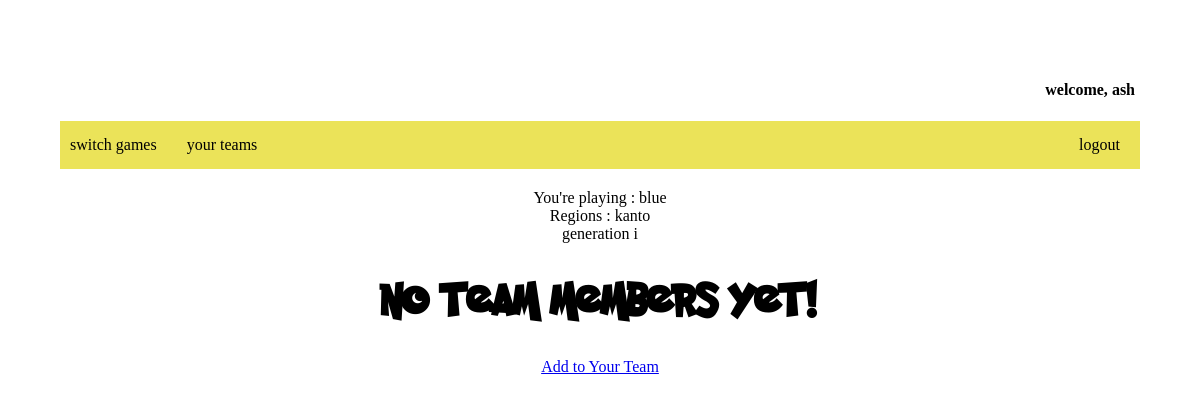
The page /your_team?games=blue (signed in) on the database its author committed.
### build_team/models.py (models this page shows)
class Game(models.Model):
    name = models.CharField(max_length=255,unique=True)
    region = models.CharField(max_length=255)
    gen = models.CharField(max_length=255)
    gen_roman = models.CharField(max_length=255)
    url = models.CharField(max_length=255)
    group_name = models.CharField(max_length=255)
    has_gyms = models.BooleanField()
    color = models.CharField(max_length=12)
    def __str__(self):
        return self.name

### build_team/views.py (the view)
    def logged_in(request):
        if request.user.is_authenticated:
            return func(request)
        else:
            return redirect('login')

### build_team/views.py (called while the page is built)
def verify_login(func):
    def logged_in(request):
        if request.user.is_authenticated:
            return func(request)
        else:
            return redirect('login')
    return logged_in

@verify_login
def team_view(request,error=''):
    game_txt = request.GET.get('games')
    game = Game.objects.get(name=game_txt)
    try:
        team = Team.objects.get(user=request.user,game=game)
        has_team = True
        your_team = create_team(request.user,game)
        team_count = len(your_team)
    except:
        has_team = False
        your_team = []
        team_count = 0
    return render(request, "build_team/your_team.html", {
        'error' : error,
        'game' : game,
        'has_team' : has_team,
        'team' : your_team,
        'team_count' : team_count
    })

### build_team/templates/build_team/your_team.html (shortened to what this page needs)
{% extends "build_team/layout.html" %}
{% load static %}
{% block body %}
<div>
    You're playing : {{game}}
    <br>
    Regions : {{game.region}}
    <br>
    generation {{game.gen_roman}}
</div>
{% if has_team %}
<h1>Your Team!</h1>
{% if error %}
<div class="error_red">
    {{error}}
</div>
{% endif %}
    <div class="team_row">
        {% for member in team %}
            <div class="team_column_container">
                <div class="team_column">
                    <div class="info_bit"> # {{member.id}} </div>
                    <div class="info_bit"> <img src="{{member.sprite}}"> </div>
                    <div class="info_bit"> {{member}} </div>
                </div>
                <form action="{% url 'pokeremove' %}?games={{game}}" method="post">
                    {% csrf_token %}
                    <input type="hidden" id="game" name="games" value="{{game}}">
                    <button id="poke_id" name="poke_id" value="{{member.id}}">remove</button>
                </form>
            </div>
        {% endfor %}
    </div>
{% else %}
    <h1>No Team Members Yet!</h1>
{% endif %}
<div class="team_buttons">
    {% if team_count >= 6 %}
    {% else %}
    <div>
        <a id="edit_team" href="{% url 'buildteam' %}?games={{game}}">Add to Your Team</a>
    </div>
    {% endif %}
</div>
{% endblock %}

### build_team/templates/build_team/layout.html (shortened to what this page needs)
{% load static %}
<!DOCTYPE html>
<html>
<head>
    <link href="{% static 'build_team/mystyles.css' %}" rel="stylesheet">
</head>
<body>
    <div style="display:flex">
        <h4 style="align-self: flex-end; margin-left:auto; margin-right:5px;">welcome, {{user}}</h4>
    </div>
    <div class="nav_bar">
        <div>
            <a href="{% url 'index' %}"><div class="nav_item">switch games</div></a>
            <a href="{% url 'allTeams' %}"><div class="nav_item">your teams</div></a>
        </div>
        <div>
            <a href="{% url 'logout' %}"><div class="nav_item" style="float:right">logout</div></a>
        </div>
    </div>
    {% block body %}
    {% endblock %}
</body>
</html>

### build_team/static/build_team/mystyles.css (style rules this page uses)
body { margin: 60px; text-align: center; }
.nav_bar { overflow: hidden; background-color: rgb(235, 227, 89); margin-bottom: 20px; }
.nav_bar a { display: block; text-decoration: none; color: black; }
.nav_item { float: left; padding: 10px; margin: 5px 10px 5px 0px; }
h1 { font-family: 'pocketMonk'; color:black; font-size: 50px; }
.team_buttons { display: block; }
.team_buttons div { margin: 20px; }

### rows shown on the page
Game: name "blue", region "kanto", gen_roman "i"

### other values the page prints
{{ user }} "ash"
